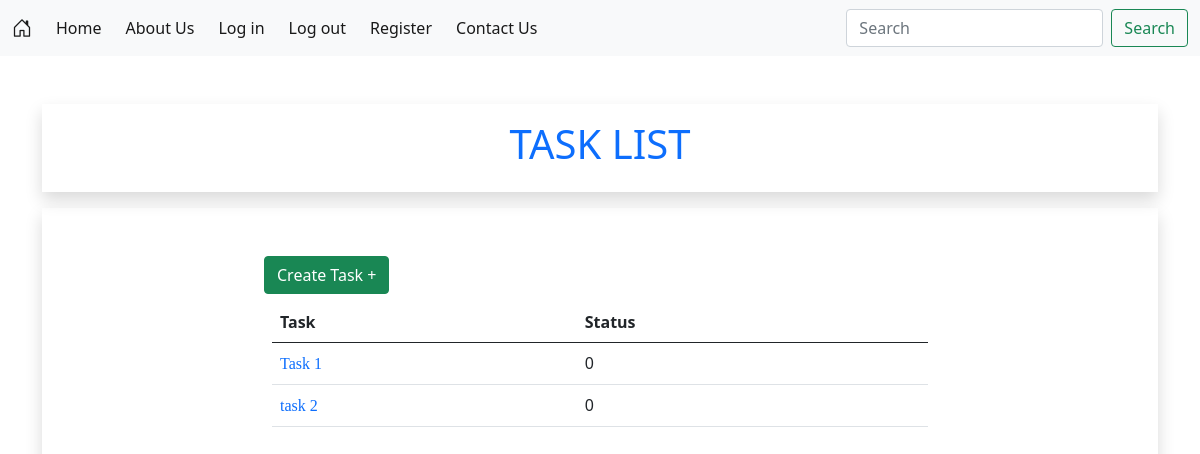
The page /user_task_list (signed in) on the database as committed earlier.
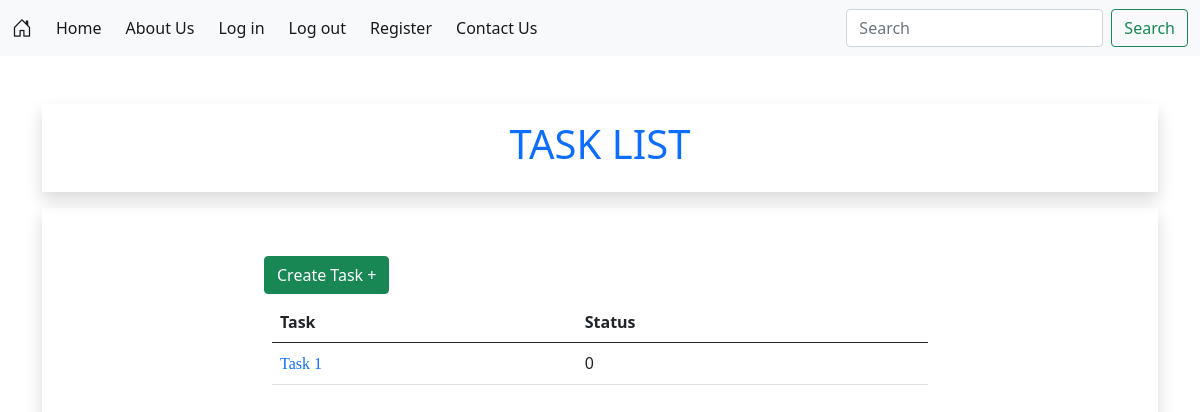
The same page on the database as committed later.
### task_manager_app/models.py (models this page shows, shortened)
class TaskModel(models.Model):
    class status_choices(models.IntegerChoices):
        Not_started = 0,"not started"
        Started = 1 ,"Strated"
        Working = 2 ,"Working"
        Done = 3,"Done"
    task_name = models.CharField(max_length=100)
    status = models.IntegerField(choices = status_choices.choices)
    owner_id = models.ForeignKey(User,on_delete=models.CASCADE)
    created_at = models.DateTimeField(auto_now_add=True,blank=True)
    updated_at = models.DateTimeField(auto_now_add=False,auto_now=True)

### task_manager_app/views.py (the view)
# urls.py: path("user_task_list",views.user_task_list,name='user_task_list'),
@login_required(login_url='http://127.0.0.1:8000/log_in')
def user_task_list(request):
    if request.method == "GET":
        if request.user.is_authenticated:
            data = TaskModel.objects.filter(owner_id = request.user.id)
            return render(request,'user_task_list.html',{'data':data})
        messages.warning(request,"No Permission Login First !!!")
        return redirect('log_in')

### task_manager_app/templates/user_task_list.html (shortened to what this page needs)
{% extends 'base.html' %}
{% block body %}
<div class="container">
    <div class="container text-center text-primary mb-3 mt-5 shadow p-3">
        <h1> TASK LIST  </h1>
    </div>
    <div class="shadow p-5">
        <div class="row">
            <div class="col-2">
            </div>
            <div class="col-8">
                <div>
                    <div>
                        <a class="btn btn-success" href="">Create Task + </a>
                    </div>
                        <div class="mb-3  p-2">
                            <table class="table">
                                <thead>
                                  <tr>
                                    <th scope="col">Task</th>
                                    <th scope="col">Status</th>
                                  </tr>
                                </thead>
                                <tbody>
                                    {% for d in data %}
                                  <tr>
                                    <td><a style="font-family: cursive;" class="text-decoration-none" href="{% url 'task_details' d.id %}">{{d.task_name}}</a></td>
                                    <td>{{d.status}}</td>
                                  </tr>
                                  {% endfor %}
                                </tbody>
                              </table>
                        </div>
                </div>
            </div>
            <div class="col-2">
            </div>
        </div>
    </div>
</div>
{% endblock body %}

### task_manager_app/templates/base.html (shortened to what this page needs)
<!DOCTYPE html>
{% load static %}
<html lang="en">
<head>
    <link href="https://cdn.jsdelivr.net/npm/bootstrap@5.0.2/dist/css/bootstrap.min.css" rel="stylesheet">
    <link rel="stylesheet" href="https://cdn.jsdelivr.net/npm/bootstrap-icons@1.10.3/font/bootstrap-icons.css">
</head>
<body>
    {% include 'navbar.html' %}
    {% block body %}
    {% endblock body %}
</body>
</html>

### task_manager_app/templates/navbar.html (shortened to what this page needs)
<nav class="navbar navbar-expand-lg navbar-light bg-light">
    <div class="container-fluid">
      <a class="navbar-brand" href="#"><i class="bi bi-house-door"></i></a>
      <div class="collapse navbar-collapse" id="navbarSupportedContent">
        <ul class="navbar-nav me-auto mb-2 mb-lg-0">
          <li class="nav-item me-2">
            <a class="nav-link active" aria-current="page" href="{% url 'home' %}">Home</a>
          </li>
          <li class="nav-item me-2">
            <a class="nav-link active" aria-current="page" href="">About Us</a>
          </li>
          <li class="nav-item me-2">
            <a class="nav-link active" aria-current="page" href="#">Log in</a>
          </li>
          <li class="nav-item me-2">
            <a class="nav-link active" aria-current="page" href="{% url 'log_out' %}">Log out</a>
          </li>
          <li class="nav-item me-2">
            <a class="nav-link active" aria-current="page" href="#">Register</a>
          </li>
          <li class="nav-item me-2">
            <a class="nav-link active" aria-current="page" href="#">Contact Us</a>
          </li>
        </ul>
        <form class="d-flex">
          <input class="form-control me-2" type="search" placeholder="Search" aria-label="Search">
          <button class="btn btn-outline-success" type="submit">Search</button>
        </form>
      </div>
    </div>
  </nav>

Rows that differ between the two databases and show on the page:
removed TaskModel: task_name "task 2", status "0"
